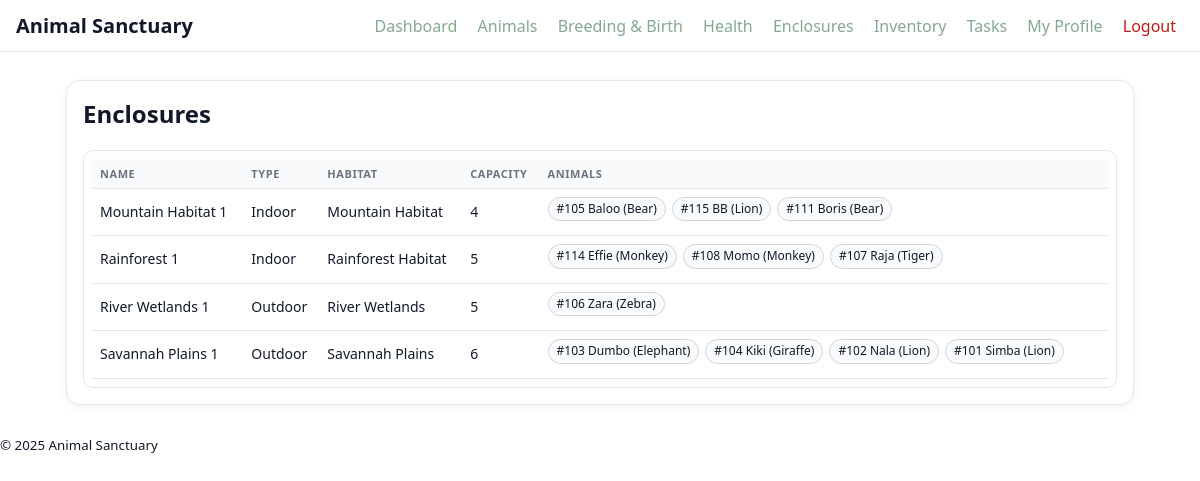
The app's page /enclosures.php (signed in) with its own data.
### tables this page shows
CREATE TABLE `enclosure` (
  `enclosure_id` int(3) NOT NULL,
  `Type` varchar(7) NOT NULL,
  `Habitat` text NOT NULL,
  `capacity` int(11) NOT NULL,
  `NAME` varchar(100) NOT NULL
);

CREATE TABLE `animal` (
  `animal_id` int(4) NOT NULL,
  `Name` varchar(50) NOT NULL,
  `DOB` date DEFAULT NULL,
  `Species` text NOT NULL,
  `Intake_type` int(11) NOT NULL,
  `Gender` int(11) NOT NULL,
  `Release_Date` date DEFAULT NULL,
  `Diet` text NOT NULL,
  `Intake_Date` date NOT NULL,
  `enclosure_id` int(3) NOT NULL
);

### enclosures.php (the view)
<?php
require_once "db.php"; require_once "auth.php"; require_login();
$enclosures=$mysqli->query("SELECT * FROM enclosure ORDER BY NAME");
include "header.php"; ?>
<div class="card">
  <h2>Enclosures</h2>
  <div class="scrollbox compact">
  <table>
    <thead><tr><th>Name</th><th>Type</th><th>Habitat</</th><th>Capacity</th><th>Animals</th></tr></thead>
    <tbody>
      <?php while($e=$enclosures->fetch_assoc()):
        $animals=$mysqli->query("SELECT animal_id, Name, Species FROM animal WHERE enclosure_id=".$e['enclosure_id']." ORDER BY Name"); ?>
        <tr>
          <td><?=$e['NAME']?></td><td><?=$e['Type']?></td><td><?=$e['Habitat']?></td><td><?=$e['capacity']?></td>
          <td><?php if($animals->num_rows===0): ?><span class="note">N/A</span>
            <?php else: ?><?php while($a=$animals->fetch_assoc()): ?><span class="badge tag">#<?=$a['animal_id']?> <?=$a['Name']?> (<?=$a['Species']?>)</span><?php endwhile; ?><?php endif; ?>
          </td>
        </tr>
      <?php endwhile; ?>
    </tbody>
  </table>
  </div>
</div>
<?php include "footer.php"; ?>

### styles.css (style rules this page uses)
:root { --bg:#ffffff; --card:#ffffff; --muted:#e5e7eb; --text:#111827; --accent:#84a98c; --accent-strong:#3a5a40; --border:#e5e7eb; --danger:#b91c1c; }
* { box-sizing:border-box }
body { margin:0;background:var(--bg);color:var(--text);font-family:system-ui,-apple-system,Segoe UI,Roboto,Ubuntu,"Helvetica Neue",Arial }
.card { background:var(--card);border:1px solid var(--border);border-radius:14px;padding:16px;margin-bottom:16px;box-shadow:0 2px 8px rgba(0,0,0,.06) }
table { width:100%;border-collapse:collapse }
th,td { padding:8px;border-bottom:1px solid var(--border);text-align:left;font-size:14px;line-height:1.2 }
.badge { padding:4px 8px;border:1px solid #d1d5db;border-radius:999px;font-size:12px;background:#f8fafc }
.tag { display:inline-block;margin-right:6px;margin-bottom:6px }
h2,h3 { margin-top:0 }
table thead th { font-size:11px;text-transform:uppercase;letter-spacing:.05em;color:#6b7280;background:#f9fafb }
.scrollbox { max-height:350px;overflow:auto;border:1px solid var(--border);border-radius:10px;padding:8px;background:#fff }
.compact table { font-size:13px }

### records on screen
enclosure: NAME "Mountain Habitat 1", Type "Indoor", Habitat "Mountain Habitat", capacity "4"
animal: animal_id "105", Name "Baloo", Species "Bear"
animal: animal_id "115", Name "BB", Species "Lion"
animal: animal_id "111", Name "Boris", Species "Bear"
enclosure: NAME "Rainforest 1", Type "Indoor", Habitat "Rainforest Habitat", capacity "5"
animal: animal_id "114", Name "Effie", Species "Monkey"
animal: animal_id "108", Name "Momo", Species "Monkey"
animal: animal_id "107", Name "Raja", Species "Tiger"
enclosure: NAME "River Wetlands 1", Type "Outdoor", Habitat "River Wetlands", capacity "5"
animal: animal_id "106", Name "Zara", Species "Zebra"
enclosure: NAME "Savannah Plains 1", Type "Outdoor", Habitat "Savannah Plains", capacity "6"
animal: animal_id "103", Name "Dumbo", Species "Elephant"
animal: animal_id "104", Name "Kiki", Species "Giraffe"
animal: animal_id "102", Name "Nala", Species "Lion"
animal: animal_id "101", Name "Simba", Species "Lion"
